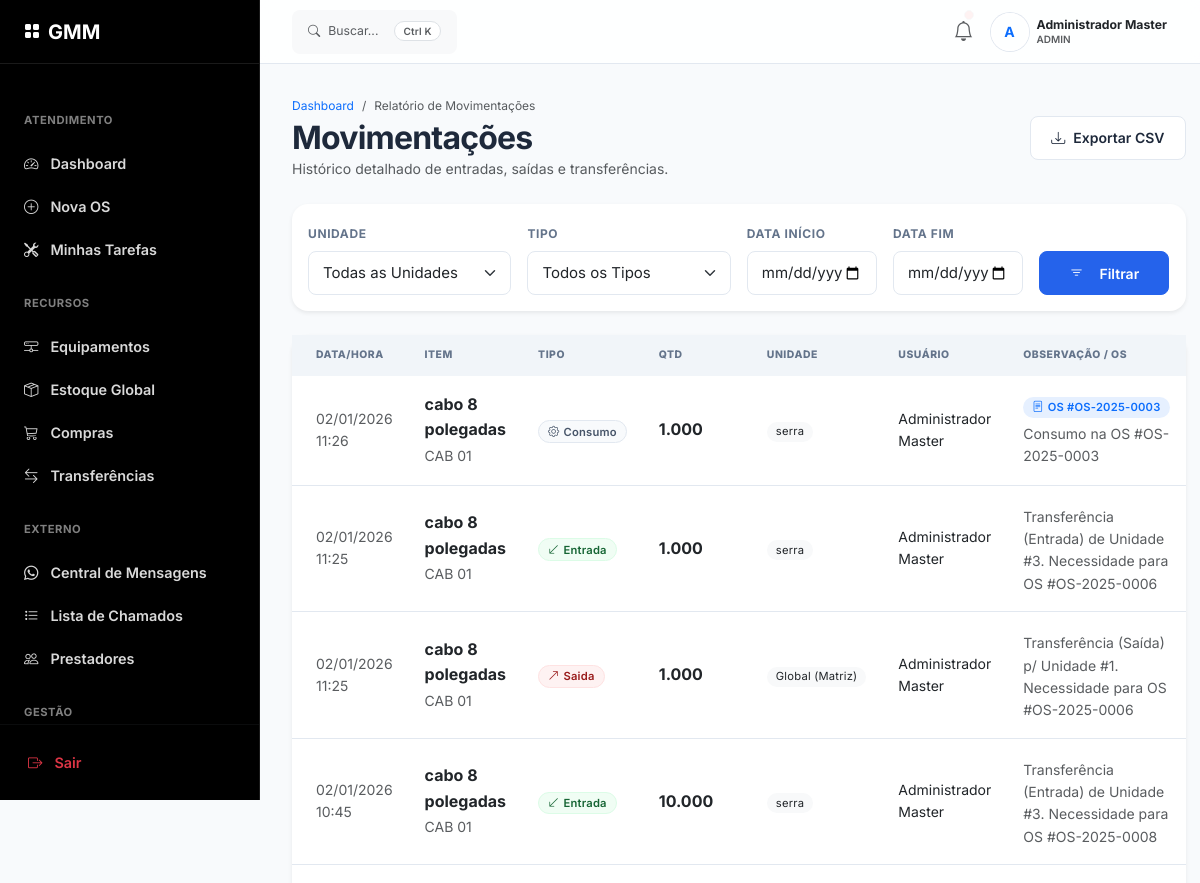
Before: /admin/relatorios/movimentacoes (signed in, upper part) with the older database file.
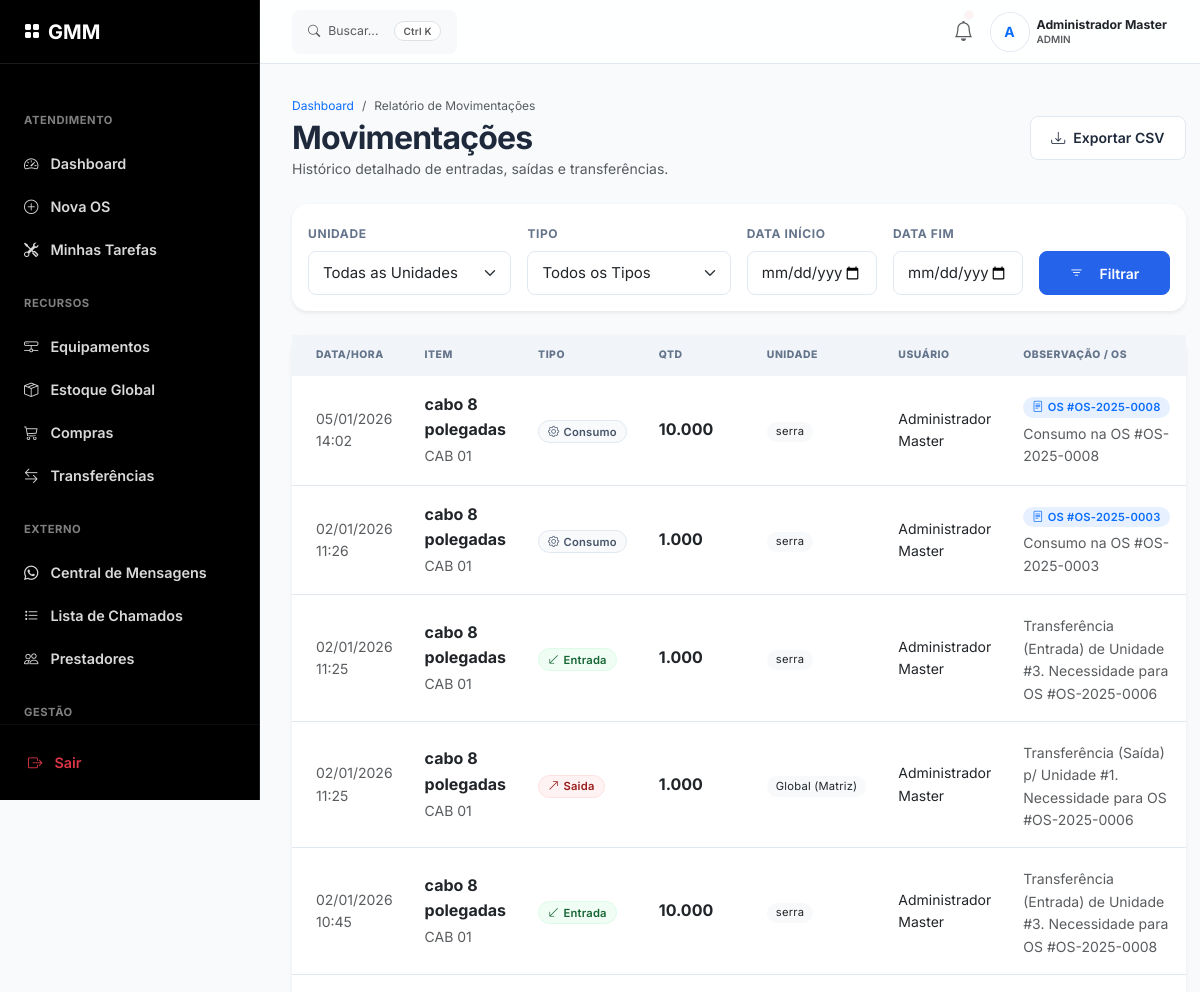
After: the same page with the newer database file.
### app/models/estoque_models.py (models this page shows, shortened)
class MovimentacaoEstoque(db.Model):
    __tablename__ = 'movimentacoes_estoque'
    id = db.Column(db.Integer, primary_key=True)
    os_id = db.Column(db.Integer, db.ForeignKey('ordens_servico.id'), nullable=True)
    estoque_id = db.Column(db.Integer, db.ForeignKey('estoque.id'), nullable=False)
    usuario_id = db.Column(db.Integer, db.ForeignKey('usuarios.id'), nullable=False)
    unidade_id = db.Column(db.Integer, db.ForeignKey('unidades.id'), nullable=True)
    tipo_movimentacao = db.Column(db.String(20), nullable=False)
    quantidade = db.Column(db.Numeric(10, 3), nullable=False)
    observacao = db.Column(db.String(255), nullable=True)
    data_movimentacao = db.Column(db.DateTime, default=datetime.utcnow)
    estoque = db.relationship('Estoque', backref='historico')
    usuario = db.relationship('Usuario')
    unidade = db.relationship('Unidade')

class Estoque(db.Model):
    __tablename__ = 'estoque'
    id = db.Column(db.Integer, primary_key=True)
    codigo = db.Column(db.String(20), unique=True, nullable=False)
    nome = db.Column(db.String(150), nullable=False)
    categoria_id = db.Column(db.Integer, db.ForeignKey('categorias_estoque.id'))
    unidade_medida = db.Column(db.String(5), nullable=False)
    quantidade_atual = db.Column(db.Numeric(10, 3), nullable=False, default=0)
    quantidade_minima = db.Column(db.Numeric(10, 3), nullable=False, default=5)
    valor_unitario = db.Column(db.Numeric(10, 2), nullable=True)
    localizacao = db.Column(db.String(100), nullable=True)
    unidade_id = db.Column(db.Integer, db.ForeignKey('unidades.id'), nullable=True)
    updated_at = db.Column(db.DateTime, default=datetime.utcnow, onupdate=datetime.utcnow)
    categoria = db.relationship('CategoriaEstoque', backref='itens')
    unidade = db.relationship('Unidade', backref='estoque_itens')

class OrdemServico(db.Model):
    __tablename__ = 'ordens_servico'
    id = db.Column(db.Integer, primary_key=True)
    numero_os = db.Column(db.String(20), unique=True, nullable=False)
    tecnico_id = db.Column(db.Integer, db.ForeignKey('usuarios.id'), nullable=False)
    unidade_id = db.Column(db.Integer, db.ForeignKey('unidades.id'), nullable=False)
    equipamento_id = db.Column(db.Integer, db.ForeignKey('equipamentos.id'), nullable=True)
    tipo_manutencao = db.Column(db.String(20), nullable=False)
    prioridade = db.Column(db.String(20), default='media')
    descricao_problema = db.Column(db.Text, nullable=False)
    descricao_solucao = db.Column(db.Text, nullable=True)
    status = db.Column(db.String(20), default='aberta')
    prazo_conclusao = db.Column(db.DateTime, nullable=False)
    fotos_antes = db.Column(db.JSON, nullable=True)
    fotos_depois = db.Column(db.JSON, nullable=True)
    data_abertura = db.Column(db.DateTime, default=datetime.utcnow)
    data_conclusao = db.Column(db.DateTime, nullable=True)
    tecnico = db.relationship('Usuario', backref='ordens_servico')
    unidade = db.relationship('Unidade', backref='ordens_servico')
    equipamento_rel = db.relationship('Equipamento', backref='ordens')
    movimentacoes = db.relationship('MovimentacaoEstoque', backref='os', lazy=True)
    anexos_list = db.relationship('AnexosOS', backref='os', lazy=True, cascade="all, delete-orphan")

### app/models/models.py (models this page shows, shortened)
class Unidade(db.Model):
    __tablename__ = 'unidades'
    id = db.Column(db.Integer, primary_key=True)
    nome = db.Column(db.String(100), unique=True, nullable=False)
    endereco = db.Column(db.String(255), nullable=True)
    razao_social = db.Column(db.String(150), nullable=True)
    cnpj = db.Column(db.String(20), nullable=True)
    telefone = db.Column(db.String(20), nullable=True)
    faixa_ip_permitida = db.Column(db.String(255), nullable=False)
    ssid_wifi = db.Column(db.String(50), nullable=True) # [Novo PRD 3.1.1]
    ativa = db.Column(db.Boolean, default=True)
    created_at = db.Column(db.DateTime, default=datetime.utcnow)
    registros = db.relationship('RegistroPonto', backref='unidade', lazy=True)

class Usuario(UserMixin, db.Model):
    __tablename__ = 'usuarios'
    id = db.Column(db.Integer, primary_key=True)
    nome = db.Column(db.String(100), nullable=False)
    username = db.Column(db.String(50), unique=True, nullable=False)
    telefone = db.Column(db.String(20), nullable=True)
    email = db.Column(db.String(120), unique=True, nullable=True)
    senha_hash = db.Column(db.String(255), nullable=False)
    tipo = db.Column(db.String(20), nullable=False)
    foto_perfil = db.Column(db.String(255), nullable=True) # [Novo PRD 3.1.1]
    unidade_padrao_id = db.Column(db.Integer, db.ForeignKey('unidades.id'), nullable=True)
    ativo = db.Column(db.Boolean, default=True)
    ultimo_acesso = db.Column(db.DateTime, nullable=True)
    created_at = db.Column(db.DateTime, default=datetime.utcnow)
    registros = db.relationship('RegistroPonto', backref='usuario', lazy=True)

### app/routes/admin.py (the view)
@bp.route('/relatorios/movimentacoes', methods=['GET'])
@login_required
def relatorio_movimentacoes():
    if current_user.tipo not in ['admin', 'gerente']:
        abort(403)
    unidade_id = request.args.get('unidade_id', type=int)
    data_inicio = request.args.get('data_inicio')
    data_fim = request.args.get('data_fim')
    tipo = request.args.get('tipo')
    query = MovimentacaoEstoque.query.join(Estoque)
    if unidade_id:
        query = query.filter(MovimentacaoEstoque.unidade_id == unidade_id)
    if data_inicio:
        query = query.filter(MovimentacaoEstoque.data_movimentacao >= datetime.strptime(data_inicio, '%Y-%m-%d'))
    if data_fim:
        fim = datetime.strptime(data_fim, '%Y-%m-%d').replace(hour=23, minute=59, second=59)
        query = query.filter(MovimentacaoEstoque.data_movimentacao <= fim)
    if tipo:
        query = query.filter(MovimentacaoEstoque.tipo_movimentacao == tipo)
    movimentacoes = query.order_by(MovimentacaoEstoque.data_movimentacao.desc()).all()
    unidades = Unidade.query.filter_by(ativa=True).all()
    return render_template('admin/relatorio_movimentacoes.html',
                         movimentacoes=movimentacoes,
                         unidades=unidades,
                         filters=request.args)

### app/routes/admin.py (called while the page is built, shortened)
@bp.before_request
def restrict_to_admin():
    if request.endpoint == 'admin.buscar_fornecedores_peca':
        return
    if current_user.is_authenticated and current_user.tipo == 'comprador':
        if request.endpoint in ['admin.compras_painel', 'admin.aprovar_pedido', 'admin.rejeitar_pedido', 'admin.receber_pedido''admin.transferencias_painel','admin.aprovar_transferencia','admin.rejeitar_transferencia']:
            return
    if not current_user.is_authenticated or current_user.tipo not in ['admin']:
        abort(403)

### app/templates/admin/relatorio_movimentacoes.html (shortened to what the changed rows need)
{% extends "base.html" %}
{% block content %}
<div class="mb-4 d-flex flex-column flex-md-row justify-content-between align-items-md-center gap-3">
    <div>
        <h2 class="mb-0 fw-bold">Movimentações</h2>
    </div>
</div>
<div class="card border-0 shadow-sm">
    <div class="card-body p-0">
        <div class="table-responsive">
            <table class="table table-hover align-middle mb-0">
                <thead class="bg-light">
                    <tr>
                        <th class="ps-4">Data/Hora</th>
                        <th>Item</th>
                        <th>Tipo</th>
                        <th>Qtd</th>
                        <th>Unidade</th>
                        <th>Usuário</th>
                        <th>Observação / OS</th>
                    </tr>
                </thead>
                <tbody>
                    {% for m in movimentacoes %}
                    <tr>
                        <td class="ps-4 text-muted small">
                            {{ m.data_movimentacao.strftime('%d/%m/%Y %H:%M') }}
                        </td>
                        <td>
                            <div class="fw-bold text-dark">{{ m.estoque.nome }}</div>
                            <small class="text-muted">{{ m.estoque.codigo }}</small>
                        </td>
                        <td>
                            {% if m.tipo_movimentacao == 'entrada' or m.tipo_movimentacao == 'transferencia_entrada' %}
                            <span class="badge bg-success bg-opacity-10 text-success">
                                <i class="bi bi-arrow-down-left me-1"></i>{{ m.tipo_movimentacao|capitalize }}
                            </span>
                            {% elif m.tipo_movimentacao == 'saida' or m.tipo_movimentacao == 'transferencia_saida' %}
                            <span class="badge bg-danger bg-opacity-10 text-danger">
                                <i class="bi bi-arrow-up-right me-1"></i>{{ m.tipo_movimentacao|capitalize }}
                            </span>
                            {% else %}
                            <span class="badge bg-secondary bg-opacity-10 text-secondary">
                                <i class="bi bi-gear me-1"></i>{{ m.tipo_movimentacao|capitalize }}
                            </span>
                            {% endif %}
                        </td>
                        <td class="fw-bold">
                            {{ "{:g}".format(m.quantidade) }}
                        </td>
                        <td>
                            <span class="badge bg-light text-dark fw-normal">{{ m.unidade.nome if m.unidade else '-'
                                }}</span>
                        </td>
                        <td>
                            <div class="small">{{ m.usuario.nome }}</div>
                        </td>
                        <td>
                            {% if m.os_id %}
                            <a href="{{ url_for('os.detalhes', id=m.os_id) }}"
                                class="badge bg-primary bg-opacity-10 text-primary text-decoration-none">
                                <i class="bi bi-file-text me-1"></i>OS #{{ m.os.numero_os if m.os else m.os_id }}
                            </a>
                            {% endif %}
                            <div class="small text-muted mt-1">{{ m.observacao or '-' }}</div>
                        </td>
                    </tr>
                    {% endfor %}
                </tbody>
            </table>
        </div>
    </div>
</div>
{% endblock %}

Changed rows visible on the page:
added MovimentacaoEstoque: data_movimentacao "05/01/2026 14:02", estoque.nome "cabo 8 polegadas", estoque.codigo "CAB 01", tipo_movimentacao "Consumo", quantidade "10.000", unidade "serra", usuario.nome "Administrador Master", os "OS-2025-0008", observacao "Consumo na OS #OS-2025-0008"
